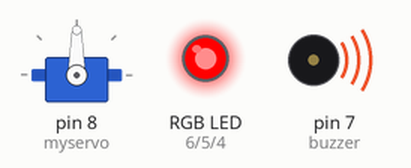
The sketch below on a simulated Arduino Uno, built with avr-gcc and run on an emulated ATmega328P. Parts: servo, an RGB LED mixed from three pins (HIGH = lit), buzzer (waves = sounding).

Above: at 0.05 s.
At 4.75 s:
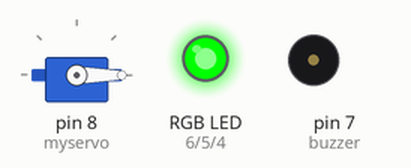
At 7.1 s:
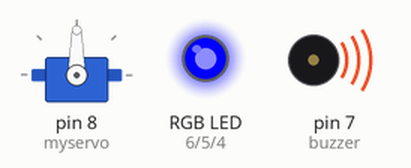
At 9.45 s:
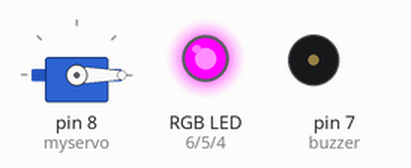
Timing chart, 0 to 12.4 s (numbered marks = the images above):
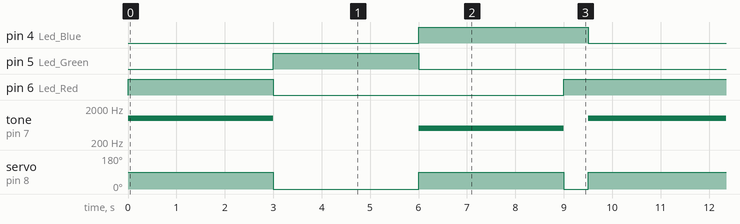

Measured:
- by itself, pin 4 (Led_Blue): alternates HIGH for 3.5 s and LOW for 6.0 s
- by itself, pin 5 (Led_Green): alternates HIGH for 3.0 s and LOW for 6.5 s
- by itself, pin 6 (Led_Red): repeats every 9.5 s: LOW 6.0 s, HIGH 3.5 s
- by itself, tone on pin 7 (buzzer): repeats every 9.5 s: silent 3.0 s, 500 Hz 3.0 s, silent 0.50 s, 1000 Hz 3.0 s
- by itself, servo on pin 8 (myservo): repeats every 9.5 s: 90° 3.0 s, 0° 0.50 s, 90° 3.0 s, 0° 3.0 s

The sketch:

test_all.ino
```cpp
#include <Servo.h>

Servo myservo; // create servo object to control a servo

int pos = 0; // variable pos to store the servo's position

// RGB LED
int Led_Red = 6;
int Led_Green = 5;
int Led_Blue = 4;


// Buzzer
int buzzer = 7;

void setup()
{
    // Output pin initialization

    // Servo
    myservo.attach(8);

    // RGB LED
    pinMode(Led_Red, OUTPUT);
    pinMode(Led_Green, OUTPUT);
    pinMode(Led_Blue, OUTPUT);

    //  Buzzer
    pinMode(buzzer, OUTPUT);
}
void loop()
{
    myservo.write(90);

    digitalWrite(Led_Red, HIGH);  // LED will be switched ON
    digitalWrite(Led_Green, LOW); // LED will be switched OFF
    digitalWrite(Led_Blue, LOW);  // LED will be switched OFF

    tone(buzzer, 1000);

    delay(3000); // Waitmode for 3 seconds

    myservo.write(0);

    digitalWrite(Led_Red, LOW);    // LED will be switched OFF
    digitalWrite(Led_Green, HIGH); // LED wwill be switched ON
    digitalWrite(Led_Blue, LOW);   // LED will be switched OFF

    noTone(buzzer);

    delay(3000); // Waitmode for another 3 seconds in which the LEDs will be shifted.

    myservo.write(90);

    digitalWrite(Led_Red, LOW);   // LED will be switched OFF
    digitalWrite(Led_Green, LOW); // LED will be switched OFF
    digitalWrite(Led_Blue, HIGH); // LED will be switched ON

    tone(buzzer, 500);

    delay(3000); // Waitmode for another 3 seconds in which the LEDs will be shifted.

    myservo.write(0);

    digitalWrite(Led_Red, HIGH);   // LED will be switched ON
    digitalWrite(Led_Green, LOW); // LED will be switched ON
    digitalWrite(Led_Blue, HIGH);  // LED will be switched ON

    noTone(buzzer);
    delay(500);
}
```
